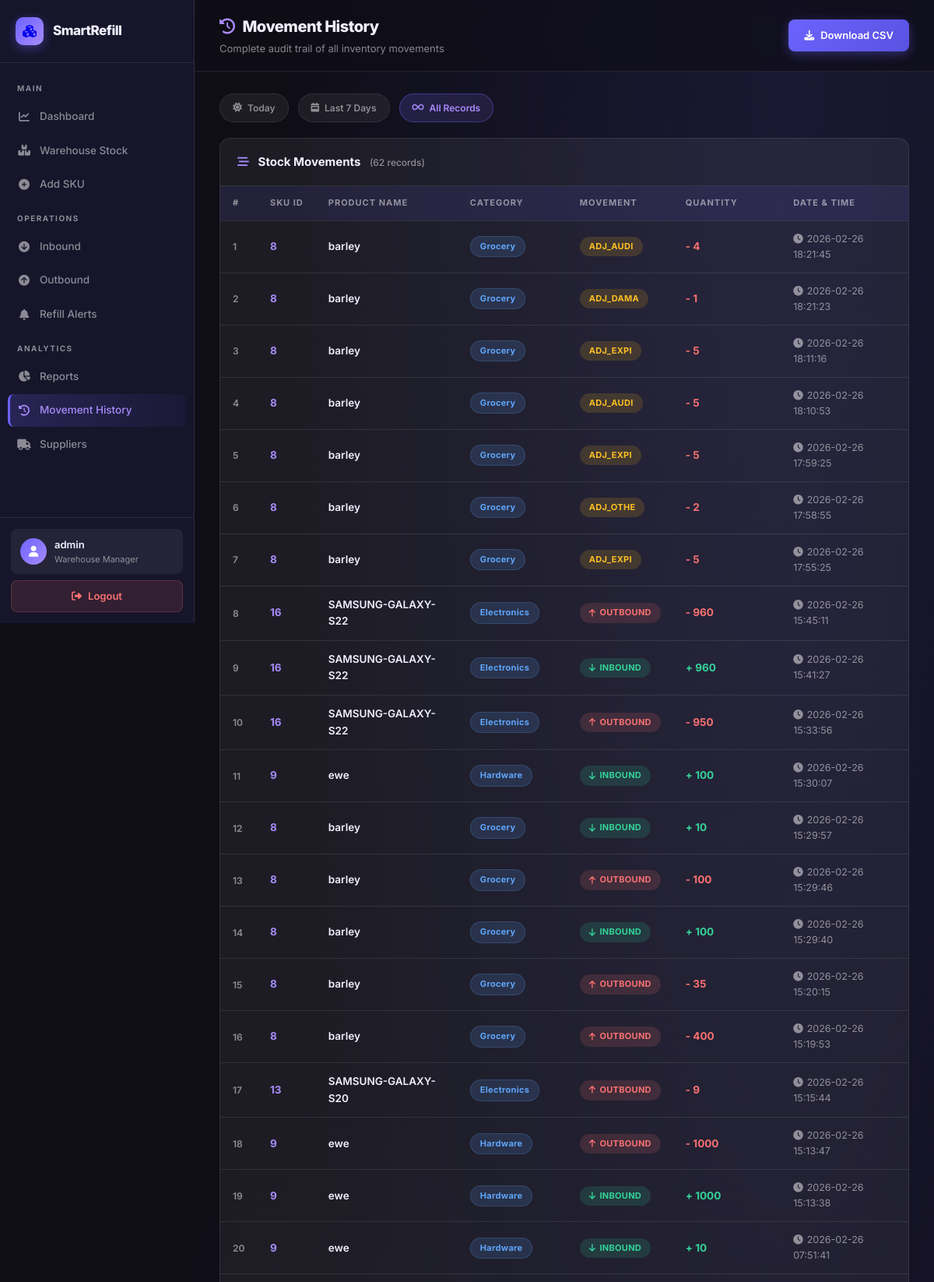
Screenshot of /history (signed in, upper part) with the database file from the repository.
### tables this page shows
CREATE TABLE "stock_movements" (
                    id INTEGER PRIMARY KEY AUTOINCREMENT,
                    user_id INTEGER NOT NULL DEFAULT 1,
                    product_name TEXT NOT NULL,
                    movement_type TEXT NOT NULL,
                    quantity INTEGER NOT NULL,
                    timestamp TIMESTAMP DEFAULT CURRENT_TIMESTAMP,
                    FOREIGN KEY (user_id) REFERENCES users(id) ON DELETE CASCADE
                );

CREATE TABLE "products" (
                    id INTEGER PRIMARY KEY AUTOINCREMENT,
                    user_id INTEGER NOT NULL DEFAULT 1,
                    name TEXT NOT NULL,
                    category TEXT NOT NULL,
                    quantity INTEGER DEFAULT 0,
                    reorder_level INTEGER DEFAULT 10,
                    sales_count INTEGER DEFAULT 0,
                    created_at TIMESTAMP DEFAULT CURRENT_TIMESTAMP, cost_per_unit REAL DEFAULT 0.0, supplier_id INTEGER REFERENCES suppliers(id), expiry_date DATE DEFAULT NULL,
                    FOREIGN KEY (user_id) REFERENCES users(id) ON DELETE CASCADE,
                    UNIQUE(user_id, name)
                );

### app.py (the view)
@app.route("/history")
@login_required
def history():
    user_id = session.get("user_id")
    if user_id is None:
        return redirect("/login")
    days = request.args.get("days")
    conn = get_connection()
    cur = conn.cursor()
    if days:
        since = datetime.now() - timedelta(days=int(days))
        cur.execute(
            """
            SELECT
                p.id,
                p.name,
                p.category,
                s.movement_type,
                s.quantity,
                s.timestamp
            FROM stock_movements s
            LEFT JOIN products p ON s.product_name = p.name AND s.user_id = p.user_id
            WHERE s.user_id = ? AND s.timestamp >= ?
            ORDER BY s.timestamp DESC
            """,
            (user_id, since),
        )
    else:
        cur.execute(
            """
            SELECT
                p.id,
                p.name,
                p.category,
                s.movement_type,
                s.quantity,
                s.timestamp
            FROM stock_movements s
            LEFT JOIN products p ON s.product_name = p.name AND s.user_id = p.user_id
            WHERE s.user_id = ?
            ORDER BY s.timestamp DESC
            """,
            (user_id,),
        )
    movements = cur.fetchall()
    conn.close()
    converted_movements = []
    for m in movements:
        converted_m = list(m)
        converted_m[5] = convert_to_ist(m[5])
        converted_movements.append(tuple(converted_m))
    return render_template("history.html", movements=converted_movements)

### app.py (called while the page is built)
def login_required(f):
    @wraps(f)
    def decorated_function(*args, **kwargs):
        if 'user_id' not in session:
            flash("Please log in first!", "error")
            return redirect("/login")
        return f(*args, **kwargs)
    return decorated_function

def convert_to_ist(timestamp_str):
    try:
        utc_time = datetime.strptime(timestamp_str, "%Y-%m-%d %H:%M:%S")
        ist_time = utc_time + timedelta(hours=5, minutes=30)
        return ist_time.strftime("%Y-%m-%d %H:%M:%S")
    except:
        return timestamp_str

### database.py (called while the page is built)
def get_connection():
    conn = sqlite3.connect("inventory.db")
    conn.execute("PRAGMA foreign_keys = ON")
    return conn

### templates/history.html (shortened to what this page needs)
<!DOCTYPE html>
<html lang="en">
<head>
    <link href="https://cdnjs.cloudflare.com/ajax/libs/font-awesome/6.5.0/css/all.min.css" rel="stylesheet">
    <link rel="stylesheet" href="/static/dark-theme.css">
</head>
<body>
    <aside class="sidebar">
        <a href="/dashboard" class="sidebar-brand">
            <div class="logo-icon"><i class="fas fa-cubes"></i></div><span>SmartRefill</span>
        </a>
        <nav class="sidebar-nav">
            <div class="sidebar-label">Main</div>
            <a href="/dashboard"><i class="fas fa-chart-line"></i> Dashboard</a>
            <a href="/products"><i class="fas fa-boxes"></i> Warehouse Stock</a>
            <a href="/add"><i class="fas fa-plus-circle"></i> Add SKU</a>
            <div class="sidebar-label">Operations</div>
            <a href="/inbound"><i class="fas fa-arrow-circle-down"></i> Inbound</a>
            <a href="/outbound"><i class="fas fa-arrow-circle-up"></i> Outbound</a>
            <a href="/refill"><i class="fas fa-bell"></i> Refill Alerts</a>
            <div class="sidebar-label">Analytics</div>
            <a href="/reports"><i class="fas fa-chart-pie"></i> Reports</a>
            <a href="/history" class="active"><i class="fas fa-history"></i> Movement History</a>
            <a href="/suppliers"><i class="fas fa-truck"></i> Suppliers</a>
        </nav>
        <div class="sidebar-footer">
            <div class="sidebar-user">
                <div class="user-avatar-circle"><i class="fas fa-user"></i></div>
                <div>
                    <div class="uname">{{ session.get('username','User') }}</div>
                    <div class="urole">Warehouse Manager</div>
                </div>
            </div>
            <a href="/logout" class="logout-btn"><i class="fas fa-sign-out-alt"></i> Logout</a>
        </div>
    </aside>
    <div class="main">
        <div class="topbar">
            <div class="topbar-left">
                <h1><i class="fas fa-history" style="color:var(--primary2);margin-right:10px"></i>Movement History</h1>
                <p>Complete audit trail of all inventory movements</p>
            </div>
            <div class="topbar-right">
                <a href="/export" class="btn-glow"><i class="fas fa-download"></i> Download CSV</a>
            </div>
        </div>
        <div class="page-body">
            <div class="filter-bar fade-in">
                <a href="/history?days=1" class="filter-tab" id="f-today"><i class="fas fa-sun"></i> Today</a>
                <a href="/history?days=7" class="filter-tab" id="f-7"><i class="fas fa-calendar-week"></i> Last 7
                    Days</a>
                <a href="/history" class="filter-tab" id="f-all"><i class="fas fa-infinity"></i> All Records</a>
            </div>
            <div class="table-wrapper fade-in">
                <div class="table-header">
                    <h3><i class="fas fa-stream" style="color:var(--primary2);margin-right:8px"></i>
                        Stock Movements
                        <span style="color:var(--muted);font-weight:500;font-size:12px;margin-left:8px">({{
                            movements|length }} records)</span>
                    </h3>
                </div>
                <div style="overflow-x:auto">
                    <table>
                        <thead>
                            <tr>
                                <th style="width:40px">#</th>
                                <th>SKU ID</th>
                                <th>Product Name</th>
                                <th>Category</th>
                                <th>Movement</th>
                                <th>Quantity</th>
                                <th>Date &amp; Time</th>
                            </tr>
                        </thead>
                        <tbody>
                            {% if movements|length == 0 %}
                            <tr>
                                <td colspan="7">
                                    <div class="empty-state">
                                        <i class="fas fa-inbox"></i>
                                        <h4>No movement records</h4>
                                        <p>Start recording inbound/outbound transactions to see history here.</p>
                                    </div>
                                </td>
                            </tr>
                            {% else %}
                            {% for m in movements %}
                            <tr class="fade-in" style="animation-delay:{{ loop.index0 * 0.02 }}s">
                                <td class="num-col">{{ loop.index }}</td>
                                <td><strong style="color:var(--primary2)">{{ m[0] or 'N/A' }}</strong></td>
                                <td><span class="sku-name">{{ m[1] or 'Unknown' }}</span></td>
                                <td><span class="badge-pill badge-cat">{{ m[2] or 'Uncategorized' }}</span></td>
                                <td>
                                    {% if m[3] == 'IN' %}
                                    <span class="badge-pill badge-in"><i class="fas fa-arrow-down"></i> INBOUND</span>
                                    {% elif m[3] == 'OUT' %}
                                    <span class="badge-pill badge-out"><i class="fas fa-arrow-up"></i> OUTBOUND</span>
                                    {% else %}
                                    <span class="badge-pill" style="background:rgba(251,191,36,.15);color:#fbbf24">{{
                                        m[3] }}</span>
                                    {% endif %}
                                </td>
                                <td><strong style="color:{{ 'var(--green)' if m[3]=='IN' else 'var(--red)' }}">{{ '+ '
                                        if m[3]=='IN' else '- ' }}{{ m[4] }}</strong></td>
                                <td style="color:var(--muted);font-size:12.5px"><i class="fas fa-clock"
                                        style="margin-right:5px"></i>{{ m[5] }}</td>
                            </tr>
                            {% endfor %}
                            {% endif %}
                        </tbody>
                    </table>
                </div>
            </div>
        </div>
    </div>
</body>
</html>

### rows the page displays
stock_movements: m "8", name "barley", category "Grocery", movement_type "ADJ_AUDI", movement_type "-", quantity "4", timestamp "2026-02-26 18:21:45"
stock_movements: m "8", name "barley", category "Grocery", movement_type "ADJ_DAMA", movement_type "-", quantity "1", timestamp "2026-02-26 18:21:23"
stock_movements: m "8", name "barley", category "Grocery", movement_type "ADJ_EXPI", movement_type "-", quantity "5", timestamp "2026-02-26 18:11:16"
stock_movements: m "8", name "barley", category "Grocery", movement_type "ADJ_AUDI", movement_type "-", quantity "5", timestamp "2026-02-26 18:10:53"
stock_movements: m "8", name "barley", category "Grocery", movement_type "ADJ_EXPI", movement_type "-", quantity "5", timestamp "2026-02-26 17:59:25"
stock_movements: m "8", name "barley", category "Grocery", movement_type "ADJ_OTHE", movement_type "-", quantity "2", timestamp "2026-02-26 17:58:55"
stock_movements: m "8", name "barley", category "Grocery", movement_type "ADJ_EXPI", movement_type "-", quantity "5", timestamp "2026-02-26 17:55:25"
stock_movements: m "16", name "SAMSUNG-GALAXY-S22", category "Electronics", shows "OUTBOUND", movement_type "-", quantity "960", timestamp "2026-02-26 15:45:11"
stock_movements: m "16", name "SAMSUNG-GALAXY-S22", category "Electronics", shows "INBOUND", movement_type "+", quantity "960", timestamp "2026-02-26 15:41:27"
stock_movements: m "16", name "SAMSUNG-GALAXY-S22", category "Electronics", shows "OUTBOUND", movement_type "-", quantity "950", timestamp "2026-02-26 15:33:56"
stock_movements: m "9", name "ewe", category "Hardware", shows "INBOUND", movement_type "+", quantity "100", timestamp "2026-02-26 15:30:07"
stock_movements: m "8", name "barley", category "Grocery", shows "INBOUND", movement_type "+", quantity "10", timestamp "2026-02-26 15:29:57"
stock_movements: m "8", name "barley", category "Grocery", shows "OUTBOUND", movement_type "-", quantity "100", timestamp "2026-02-26 15:29:46"
stock_movements: m "8", name "barley", category "Grocery", shows "INBOUND", movement_type "+", quantity "100", timestamp "2026-02-26 15:29:40"
stock_movements: m "8", name "barley", category "Grocery", shows "OUTBOUND", movement_type "-", quantity "35", timestamp "2026-02-26 15:20:15"
stock_movements: m "8", name "barley", category "Grocery", shows "OUTBOUND", movement_type "-", quantity "400", timestamp "2026-02-26 15:19:53"
stock_movements: m "13", name "SAMSUNG-GALAXY-S20", category "Electronics", shows "OUTBOUND", movement_type "-", quantity "9", timestamp "2026-02-26 15:15:44"
stock_movements: m "9", name "ewe", category "Hardware", shows "OUTBOUND", movement_type "-", quantity "1000", timestamp "2026-02-26 15:13:47"
stock_movements: m "9", name "ewe", category "Hardware", shows "INBOUND", movement_type "+", quantity "1000", timestamp "2026-02-26 15:13:38"
stock_movements: m "9", name "ewe", category "Hardware", shows "INBOUND", movement_type "+", quantity "10", timestamp "2026-02-26 07:51:41"

### other values shown
{{ session.get('username','User') }} "admin"
{{ movements|length }} "62"
